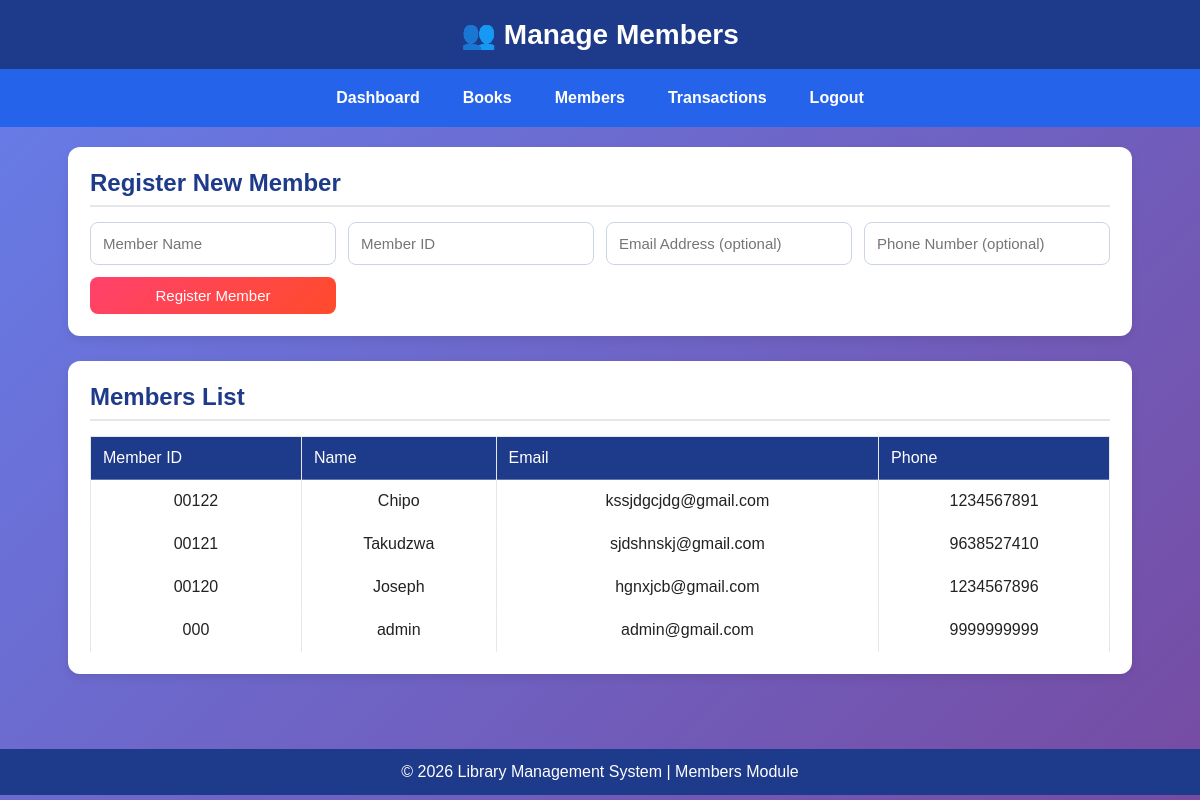
The app's page /members, older data.
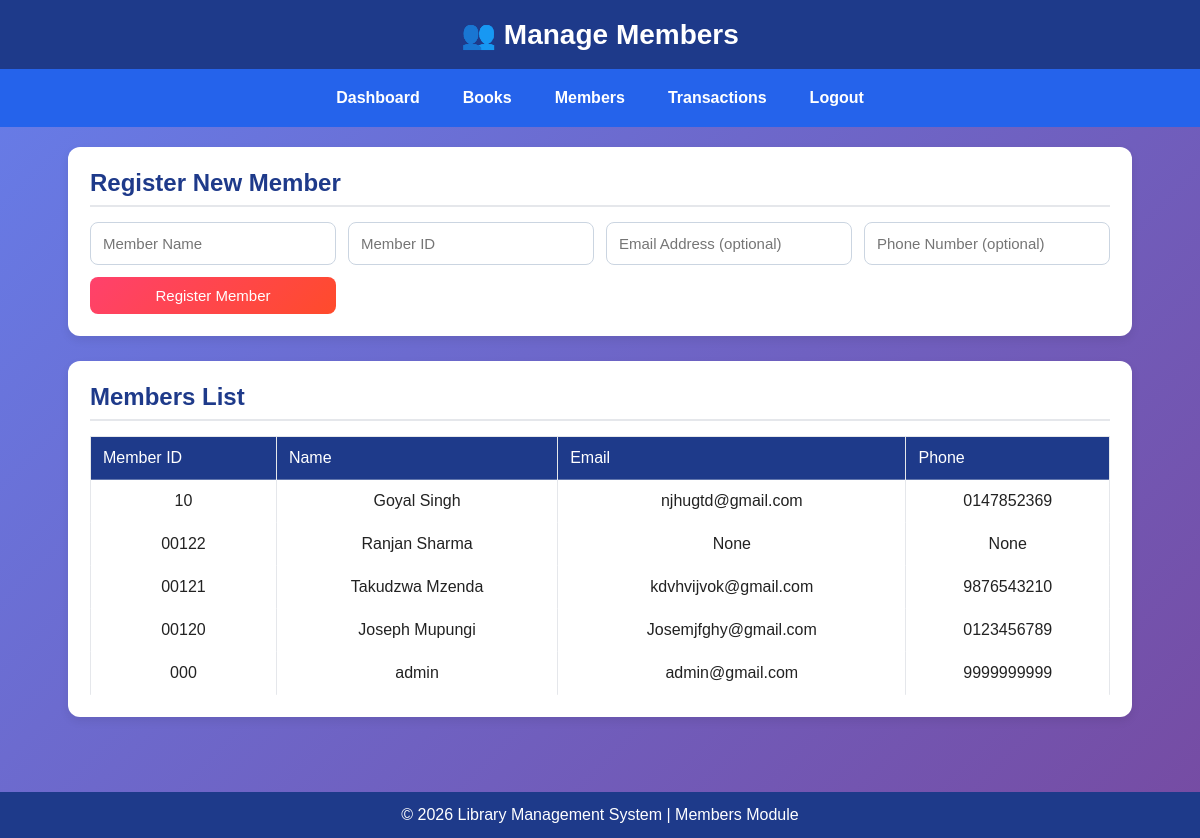
The same page, newer data.
### tables this page shows
CREATE TABLE members (
        id INTEGER PRIMARY KEY AUTOINCREMENT,
        MEMBER_ID TEXT UNIQUE,
        NAME TEXT,
        EMAIL TEXT,
        PHONE TEXT,
        PASSWORD TEXT
    );

### app.py (the view)
@app.route("/members")
def members():
    conn = get_db_connection()
    members = conn.execute("SELECT * FROM members ORDER BY id DESC").fetchall()
    conn.close()
    return render_template("members.html", members=members)

### app.py (called while the page is built)
def get_db_connection():
    conn = sqlite3.connect(DB_NAME)
    conn.row_factory = sqlite3.Row
    return conn

### templates/members.html (shortened to what this page needs)
<!DOCTYPE html>
<html lang="en">
<head>
  <link rel="stylesheet" href="{{ url_for('static', filename='style.css') }}">
</head>
<body>
  <header>👥 Manage Members</header>
  <nav>
    <a href="/dashboard">Dashboard</a>
    <a href="/books">Books</a>
    <a href="/members">Members</a>
    <a href="/transactions">Transactions</a>
    <a href="/logout">Logout</a>
  </nav>
  <div class="container">
    <section class="section">
      <h2>Register New Member</h2>
      <form action="/add_member" method="POST">
        <input type="text" name="name" placeholder="Member Name" required>
        <input type="text" name="member_id" placeholder="Member ID" required>
        <input type="email" name="email" placeholder="Email Address (optional)">
        <input type="text" name="phone" placeholder="Phone Number (optional)">
        <button type="submit">Register Member</button>
      </form>
    </section>
    <section class="section">
      <h2>Members List</h2>
      <table>
        <thead>
          <tr>
            <th>Member ID</th>
            <th>Name</th>
            <th>Email</th>
            <th>Phone</th>
          </tr>
        </thead>
        <tbody>
          {% for member in members %}
          <tr>
            <td>{{ member.member_id }}</td>
            <td>{{ member.name }}</td>
            <td>{{ member.email }}</td>
            <td>{{ member.phone }}</td>
          </tr>
          {% endfor %}
        </tbody>
      </table>
    </section>
  </div>
  <footer>© 2026 Library Management System | Members Module</footer>
</body>
</html>

### static/style.css (style rules this page uses)
* { margin: 0; padding: 0; box-sizing: border-box; font-family: Arial, sans-serif; }
body { background: #f4f7fb; color: #333; }
header { background: #1e3a8a; color: white; padding: 18px; text-align: center; font-size: 28px; font-weight: bold; }
nav { background: #2563eb; padding: 12px; display: flex; justify-content: center; gap: 15px; flex-wrap: wrap; }
nav a { color: white; text-decoration: none; padding: 8px 14px; border-radius: 6px; font-weight: bold; }
.container { width: 92%; max-width: 1200px; margin: 25px auto; }
.section { background: white; padding: 22px; margin-bottom: 25px; border-radius: 12px; box-shadow: 0 4px 10px rgba(0,0,0,0.08); }
.section h2 { margin-bottom: 15px; color: #1e3a8a; border-bottom: 2px solid #e5e7eb; padding-bottom: 8px; }
form { display: grid; grid-template-columns: repeat(auto-fit, minmax(220px, 1fr)); gap: 12px; }
input, select, button { padding: 12px; border-radius: 8px; border: 1px solid #cbd5e1; font-size: 15px; }
button { background: #2563eb; color: white; border: none; cursor: pointer; font-weight: bold; }
table { width: 100%; border-collapse: collapse; margin-top: 15px; overflow-x: auto; }
table th, table td { border: 1px solid #e5e7eb; padding: 12px; text-align: center; }
table th { background: #1e3a8a; color: white; }
table tr:nth-child(even) { background: #f8fafc; }
footer { background: #1e3a8a; color: white; text-align: center; padding: 14px; margin-top: 30px; }
* { margin: 0; padding: 0; box-sizing: border-box; font-family: 'Poppins', sans-serif; }
body { background: linear-gradient(135deg, #667eea, #764ba2); min-height: 100vh; color: #333; }
.container { max-width: 1200px; margin: auto; padding: 20px; }
table { width: 100%; border-collapse: collapse; margin-top: 10px; }
table th { text-align: left; padding: 12px; font-weight: 500; border-bottom: 1px solid rgba(255,255,255,0.3); }
table td { padding: 12px; border-bottom: 1px solid rgba(255,255,255,0.2); }
button { background: linear-gradient(135deg, #ff416c, #ff4b2b); border: none; padding: 10px 20px; color: white; border-radius: 8px; cursor: pointer; font-weight: 500; }
table { color: #222; }
table th { color: #ffffff; }
table tr { background: rgba(255, 255, 255, 0.85); color: #222; }
table tr:nth-child(even) { background: rgba(255, 255, 255, 0.75); }

Row changes from the older to the newer data that the page shows:
added members: member_id "10", name "Goyal Singh", email "njhugtd@gmail.com", phone "0147852369"
changed members: name "Chipo" → "Ranjan Sharma"; email "kssjdgcjdg@gmail.com" → "None"; phone "1234567891" → "None"
changed members: name "Takudzwa" → "Takudzwa Mzenda"; email "sjdshnskj@gmail.com" → "kdvhvijvok@gmail.com"; phone "9638527410" → "9876543210"
changed members: name "Joseph" → "Joseph Mupungi"; email "hgnxjcb@gmail.com" → "Josemjfghy@gmail.com"; phone "1234567896" → "0123456789"
